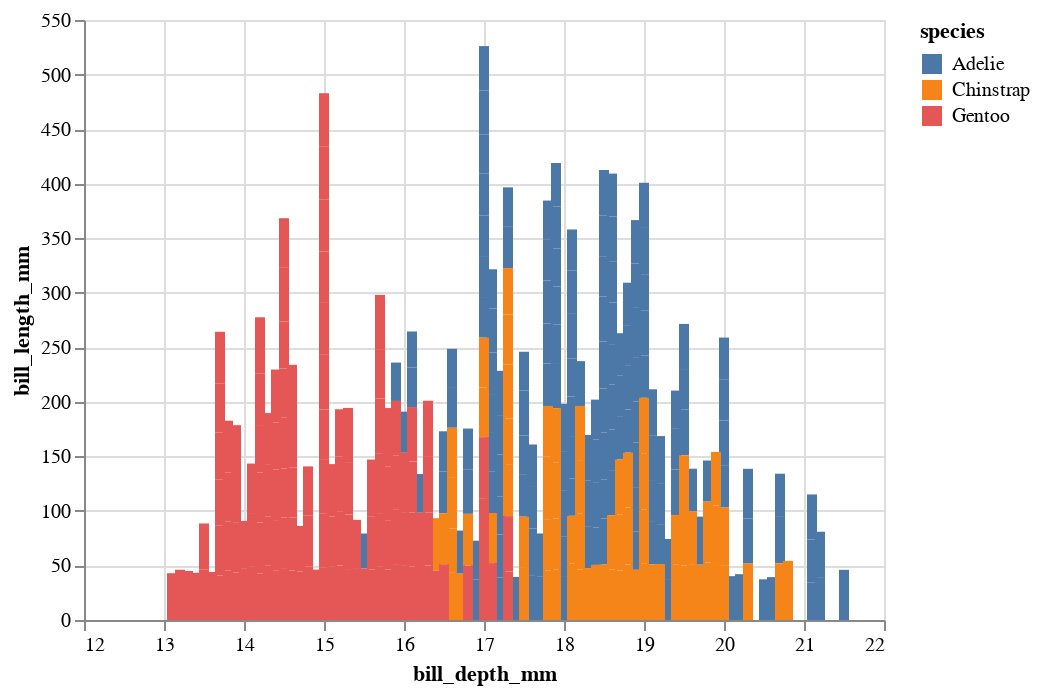

The code cell stored with this chart in its notebook:
### Code cell
alt.Chart(df).mark_bar().encode(
    x="bill_depth_mm",
    y="bill_length_mm",
    color="species",
    tooltip=["bill_length_mm"]
)

### Figure 1 — Vega-Lite specification as saved in the notebook (floating-point values rounded to 4 significant figures; data arrays with more than 128 entries replaced by an {"elided": "..."} marker saying what was removed)
{"config": {"view": {"continuousWidth": 400, "continuousHeight": 300}}, "data": {"name": "data-6503fb4fbd21ca2400956d2086879525"}, "mark": "bar", "encoding": {"color": {"field": "species", "type": "nominal"}, "tooltip": [{"field": "bill_length_mm", "type": "quantitative"}], "x": {"field": "bill_depth_mm", "type": "quantitative"}, "y": {"field": "bill_length_mm", "type": "quantitative"}}, "$schema": "https://vega.github.io/schema/vega-lite/v4.17.0.json", "datasets": {"data-6503fb4fbd21ca2400956d2086879525": {"elided": "344 records"}}}
